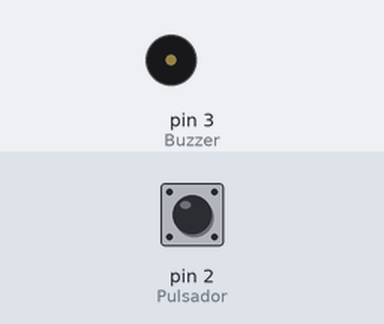
This sketch was run on a simulated Arduino Uno, built with avr-gcc and run on an emulated ATmega328P. Shown: buzzer (waves = sounding). The inputs (shaded band) are chosen by the test bench; at power-on: pin 2 (Pulsador) HIGH.

Above: at 1.2 s.
1.3 s: pin 2 (Pulsador) pulled LOW for 0.15 s
At 1.37 s:
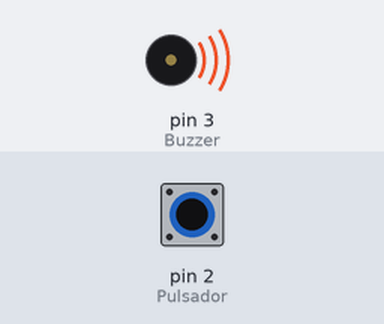
2.9 s: pin 2 (Pulsador) pulled LOW for 3.2 s
At 6.9 s:
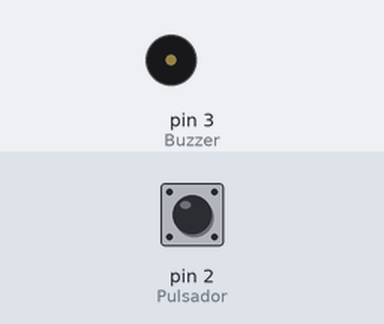
Timing chart, 0 to 8.4 s (numbered marks = the images above; inputs shaded):
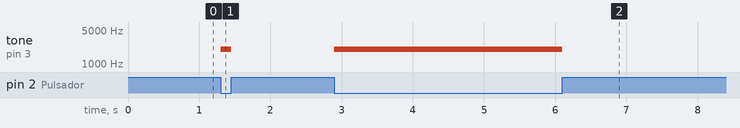

The sketch:

P11_-_Buzzer_con_Pulsador.ino
```cpp
/*
 * Funcion tone(Pin, Frecuencia, Tiempo); //Activa el Tono.
 *              -Pin: Pueden ser cualquier pin PWM del Arduino.
 *              -Frecuencia: Se aceptan valores entre 31Hz y 65535Hz.
 *              -Tiempo: Esta expresado en miliSegundos.
 * Funcion noTone(Pin); //Detiene el Tono.
 *
 * Ahoras que sabes esto, puedes crear tus propios tonos,
 * variando la Frecuencia y el Tiempo + el Pulsador podes hacer un Organo con Arduino.
 * Saludos Aprendiendo Electronica by Jose Velazquez.
*/

int Buzzer = 3; //Se declara la variable "Buzzer" en el pin 3 de PWM.
int Pulsador = 2;  //Se declara la variable "Pulsador" en el pin 2 Digital.
int Valor;  //Se declara la variable "Valor" en donde se almacenaran los estados de 0 y 1 del Pulsador.

void setup() {  //Configuracion de los Pines o Comunicacion Serial y Sensores.
  pinMode(Buzzer, OUTPUT); //Se declara el Buzzer como Salida.
  pinMode(Pulsador, INPUT_PULLUP);  //Se declara el pin como Entrada pero Activando la Resistencia Interna del Arduino.
}

void loop() { //Codigo a Escribir "Ciclo Repetitivo".
  Valor = digitalRead(Pulsador); //Se lee los estados 0 y 1 que luego se almacena en la variable "Valor".

  if (Valor == LOW) { //Se utiliza la Funcion "if" para comparar si el Estado del Pulsador cambia.
    tone(Buzzer, 2000, 100); //Activa el Tono, y produce el Sonido dependiendo la Frecuencia y el Tiempo.
  }
  else { //else = "sino", o sea en caso contrario a la condicion "if".
    noTone(Buzzer); //Se detiene el Tono, o sea no hay sonido.
  }
}
```

Measured:
- after the input at 1.3 s, tone on pin 3 (Buzzer): silent → 2000 Hz at once, → silent 0.15 s later
- after the input at 2.9 s, tone on pin 3 (Buzzer): silent → 2000 Hz at once, → silent 3.2 s later
